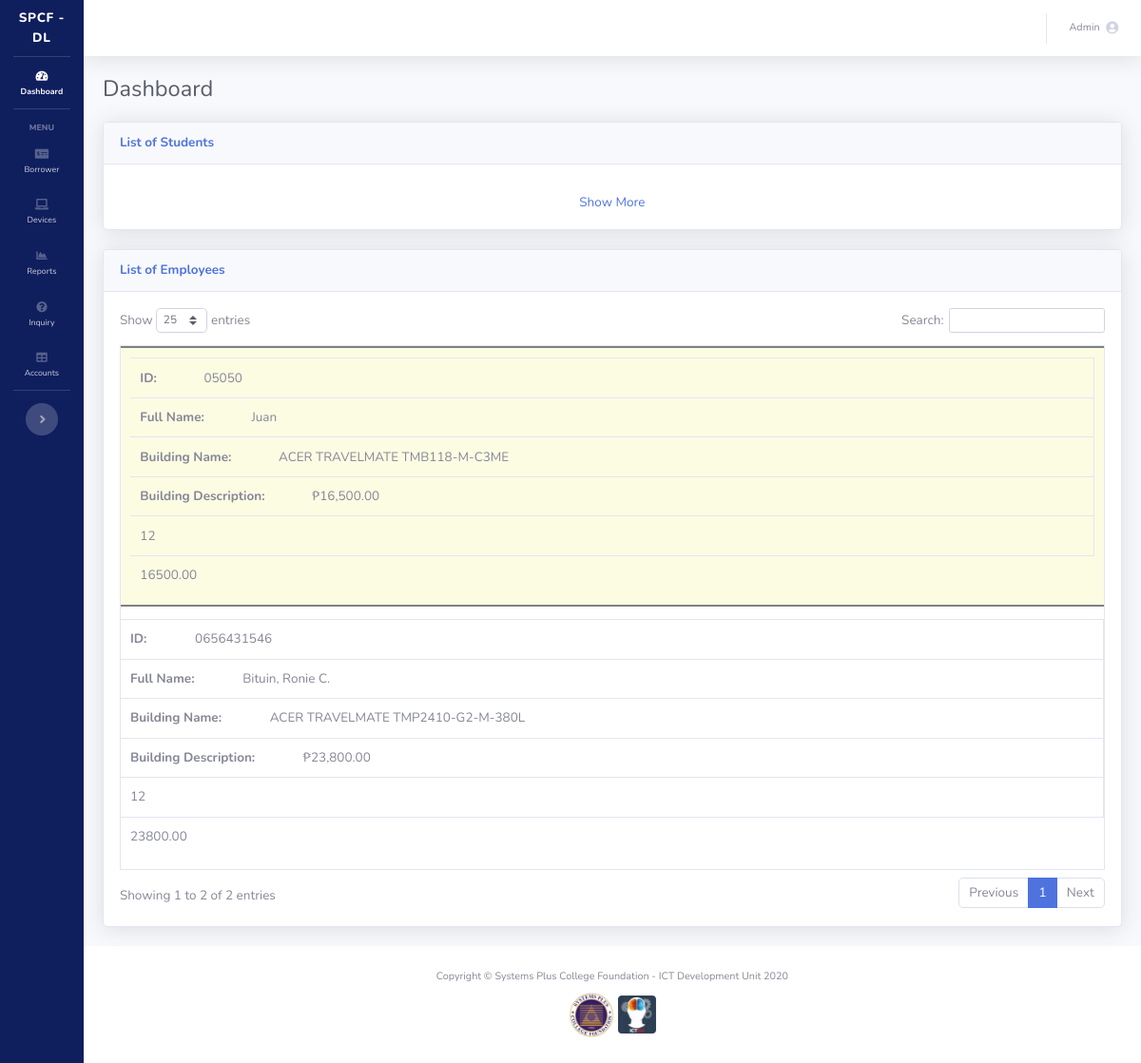
/index.php (signed in), run on the app's committed database.
### tables this page shows
CREATE TABLE `employee` (
  `id` int(11) NOT NULL,
  `employee_id` varchar(64) NOT NULL,
  `full_name` varchar(64) NOT NULL,
  `device_id` int(11) NOT NULL,
  `months` int(3) NOT NULL
);

CREATE TABLE `devices` (
  `id` int(11) NOT NULL,
  `brand` varchar(64) NOT NULL,
  `model` varchar(256) NOT NULL,
  `price` decimal(12,2) NOT NULL,
  `deleted` int(1) NOT NULL DEFAULT 0
);

### index.php (the view, shortened to what this page needs)
<?php
include('sidebar.php');
include('dbh.php');
$getEmployeeApplication = $mysqli->query('SELECT e.id, e.employee_id, e.full_name, e.months, d.brand, d.model, d.price FROM employee e
    JOIN devices d
    ON e.device_id = d.id ') or die ($mysqli->error);
?>
<div id="content-wrapper" class="d-flex flex-column">
    <div id="content">
        <?php
        include('topbar.php');
        ?>
        <div class="container-fluid">
            <div class="d-sm-flex align-items-center justify-content-between mb-4">
                <h1 class="h3 mb-0 text-gray-800">Dashboard</h1>
            </div>
            <div class="card shadow mb-4">
                <div class="card-header py-3">
                    <h6 class="m-0 font-weight-bold text-primary">List of Students</h6>
                </div>
                <div class="card-body">
                    <div class="table-responsive">
                        <center><a href="student.php">Show More</a></center>
                    </div>
                </div>
            </div>
            <div class="card shadow mb-4">
                <div class="card-header py-3">
                    <h6 class="m-0 font-weight-bold text-primary">List of Employees</h6>
                </div>
                <div class="card-body">
                    <div class="table-responsive">
                        <table class="table table-bordered" id="employeeTable" width="100%" cellspacing="0">
                            <thead>
                            </thead>
                            <tbody>
                            <?php while ($newEmployeeApplication=$getEmployeeApplication->fetch_array()) { ?>
                                <tr>
                                    <td><?php echo $newEmployeeApplication['employee_id']; ?></td>
                                    <td><?php echo $newEmployeeApplication['full_name']; ?></td>
                                    <td><?php echo $newEmployeeApplication['brand'].' '.$newEmployeeApplication['model']; ?></td>
                                    <td>₱<?php echo number_format($newEmployeeApplication['price'],2); ?></td>
                                    <td><?php echo $newEmployeeApplication['months']; ?></td>
                                    <td><?php echo $newEmployeeApplication['price']; ?></td>
                                </tr>
                            <?php } ?>
                            </tbody>
                        </table>
                    </div>
                </div>
            </div>
        </div>
    </div>
    <?php
    include('footer.php');
    ?>

### sidebar.php (shortened to what this page needs)
<!DOCTYPE html>
<html lang="en">
<head>
    <link href="vendor/fontawesome-free/css/all.min.css" rel="stylesheet" type="text/css">
    <link href="css/sb-admin-2.min.css" rel="stylesheet">
    <link href="vendor/datatables/dataTables.bootstrap4.min.css" rel="stylesheet">
</head>
<body id="page-top">
<div id="wrapper">
    <ul class="navbar-nav bg-gradient-primary sidebar sidebar-dark accordion toggled" id="accordionSidebar">
        <a class="sidebar-brand d-flex align-items-center justify-content-center" href="index.php">
            SPCF - DL
        </a>
        <hr class="sidebar-divider my-0">
        <li class="nav-item active">
            <a class="nav-link" href="index.php">
                <i class="fas fa-fw fa-tachometer-alt"></i>
                <span>Dashboard</span></a>
        </li>
        <hr class="sidebar-divider">
        <div class="sidebar-heading">
            Menu
        </div>
        <li class="nav-item">
            <a class="nav-link collapsed" href="#" data-toggle="collapse" data-target="#collapsePages"
               aria-expanded="true" aria-controls="collapsePages">
                <i class="fas fa-money-check-alt"></i>
                <span>Borrower</span>
            </a>
        </li>
        <li class="nav-item">
            <a class="nav-link" href="devices.php">
                <i class="fas fa-laptop"></i>
                <span>Devices</span></a>
        </li>
        <li class="nav-item">
            <a class="nav-link" href="report.php">
                <i class="fas fa-fw fa-chart-area"></i>
                <span>Reports</span></a>
        </li>
        <li class="nav-item">
            <a class="nav-link" href="inquiry.php">
                <i class="fas fa-fw fa-question-circle"></i>
                <span>Inquiry</span></a>
        </li>
        <li class="nav-item">
            <a class="nav-link" href="#">
                <i class="fas fa-fw fa-table"></i>
                <span>Accounts</span></a>
        </li>
        <hr class="sidebar-divider d-none d-md-block">
        <div class="text-center d-none d-md-inline">
            <button class="rounded-circle border-0" id="sidebarToggle"></button>
        </div>
    </ul>

### topbar.php (shortened to what this page needs)
<nav class="navbar navbar-expand navbar-light bg-white topbar mb-4 static-top shadow">
    <ul class="navbar-nav ml-auto">
        <li class="nav-item dropdown no-arrow">
            <a class="nav-link dropdown-toggle" href="#" id="userDropdown" role="button" data-toggle="dropdown" aria-haspopup="true" aria-expanded="false">
                <span class="mr-2 d-none d-lg-inline text-gray-600 small"> <?php echo ucfirst($_SESSION['username']); ?> </span>
                <i class="fas fa-user-circle"></i>
            </a>
        </li>
    </ul>
</nav>

### footer.php (shortened to what this page needs)
<footer class="sticky-footer bg-white">
    <div class="container my-auto">
        <div class="copyright text-center my-auto">
            <span>Copyright &copy; Systems Plus College Foundation - ICT Development Unit <?php echo date("Y"); ?></span>
            <br>
            <br>
            <img src="img/logo.png" style="width: 50px;">
            <img src="img/favicon.png" style="width: 40px;">
        </div>
    </div>
</footer>
</div>
</div>
</body>
</html>

### sidebar.php (style rules this page uses)
html { font-size: 13.5px; scroll-behavior: smooth !important; }
.bg-gradient-primary { background-color: #0f1e5d !important; background-image: none !important; background-image: none !important; background-size: cover !important; }
::placeholder { opacity: 0.7 !important; }

### index.php (style rules this page uses)
@media only screen
        and (max-width: 760px), (min-device-width: 768px)
        and (max-device-width: 1024px) { table, thead, tbody, th, td, tr { display: block; } }
@media only screen
        and (max-width: 760px), (min-device-width: 768px)
        and (max-device-width: 1024px) { tr { margin: 0 0 1rem 0; } }
@media only screen
        and (max-width: 760px), (min-device-width: 768px)
        and (max-device-width: 1024px) { tr:nth-child(odd) { padding: 1%; width: 100%; border-bottom: 2px solid grey; border-top: 2px solid grey; background: #fcfce3; } }
@media only screen
        and (max-width: 760px), (min-device-width: 768px)
        and (max-device-width: 1024px) { td { border-bottom: 1px solid #eee; position: relative; } }
@media only screen
        and (max-width: 760px), (min-device-width: 768px)
        and (max-device-width: 1024px) { td:before { top: 0; width: 45%; padding-right: 5%; white-space: nowrap; } }
@media only screen
        and (max-width: 760px), (min-device-width: 768px)
        and (max-device-width: 1024px) { td:nth-of-type(1):before { content: "ID:"; font-weight: bold; } }
@media only screen
        and (max-width: 760px), (min-device-width: 768px)
        and (max-device-width: 1024px) { td:nth-of-type(2):before { content: "Full Name:"; font-weight: bold; } }
@media only screen
        and (max-width: 760px), (min-device-width: 768px)
        and (max-device-width: 1024px) { td:nth-of-type(3):before { content: "Building Name:"; font-weight: bold; } }
@media only screen
        and (max-width: 760px), (min-device-width: 768px)
        and (max-device-width: 1024px) { td:nth-of-type(4):before { content: "Building Description:"; font-weight: bold; } }

### data on the page
employee: employee "0656431546", full_name "Bituin, Ronie C.", device.brand "ACER", device.model "TRAVELMATE TMP2410-G2-M-380L", device.price "23,800.00", months "12", device.price "23800.00"
employee: employee "05050", full_name "Juan", device.brand "ACER", device.model "TRAVELMATE TMB118-M-C3ME", device.price "16,500.00", months "12", device.price "16500.00"

### other printed values
$_SESSION['username'] "Admin"
